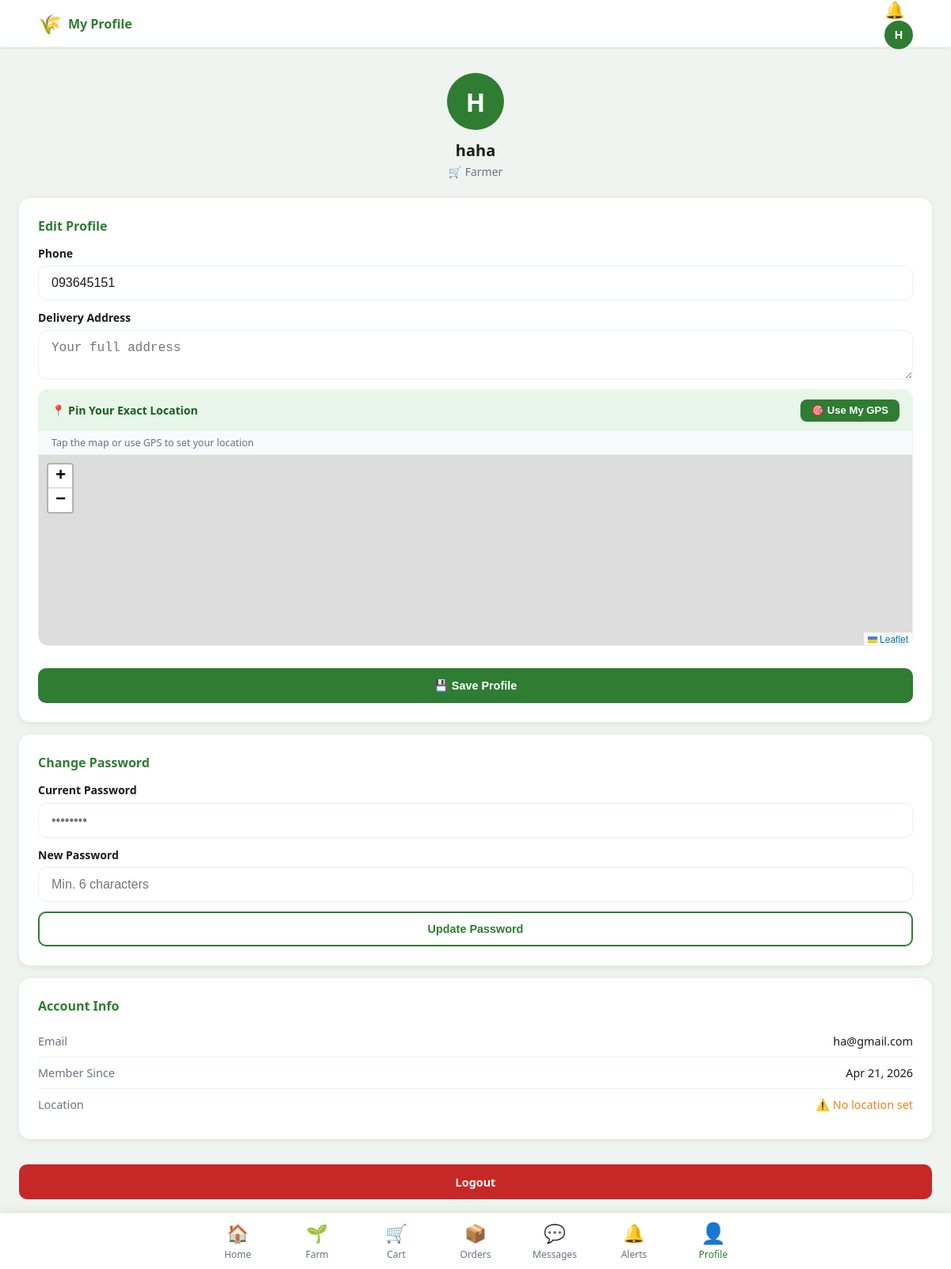
The page /buyer/profile (signed in) on the database its author committed.
### tables this page shows
CREATE TABLE users (
    id              INTEGER PRIMARY KEY AUTOINCREMENT,
    full_name       TEXT    NOT NULL,
    email           TEXT    NOT NULL UNIQUE,
    password_hash   TEXT    NOT NULL,
    role            TEXT    NOT NULL DEFAULT 'buyer' CHECK(role IN ('admin','farmer','buyer','driver')),
    phone           TEXT,
    address         TEXT,
    lat             REAL,
    lng             REAL,
    profile_photo   TEXT,
    is_approved     INTEGER NOT NULL DEFAULT 0,
    is_active       INTEGER NOT NULL DEFAULT 1,
    created_at      TEXT    DEFAULT (datetime('now','localtime'))
);

### routes/buyer.py (the view, shortened to what this page needs)
@buyer_bp.route('/profile', methods=['GET', 'POST'])
@login_required
def profile():
    user = query("SELECT * FROM users WHERE id=?", (current_user.id,), fetchone=True)
    return render_template('buyer/profile.html', user=user)

### db.py (called while the page is built)
def get_db():
    if 'db' not in g:
        db = sqlite3.connect(DB_PATH)
        db.row_factory = sqlite3.Row   # dict-like rows
        db.execute("PRAGMA journal_mode=WAL")
        db.execute("PRAGMA foreign_keys=ON")
        g.db = db
    return g.db

def query(sql, params=None, fetchone=False, fetchall=False, commit=False):
    sql = sql.replace('%s', '?')
    db  = get_db()
    cur = db.execute(sql, params or ())
    result = None
    if fetchone:
        row = cur.fetchone()
        result = dict(row) if row else None
    elif fetchall:
        rows = cur.fetchall()
        result = [dict(r) for r in rows]
    if commit:
        db.commit()
        result = cur.lastrowid
    return result

### extensions.py (called while the page is built)
@login_manager.user_loader
def load_user(uid):
    row = query('SELECT * FROM users WHERE id=%s', (uid,), fetchone=True)
    return User(row) if row else None

    @property
    def is_authenticated(self): return True

### templates/buyer/profile.html (shortened to what this page needs)
{% extends 'base.html' %}
{% block page_title %}My Profile{% endblock %}
{% block content %}
<div class="profile-header">
  <div class="profile-avatar">{{ current_user.full_name[0].upper() }}</div>
  <div class="profile-name">{{ current_user.full_name }}</div>
  <div class="profile-role">🛒 {{ current_user.role|capitalize }}</div>
</div>
<div class="info-card">
  <h3>Edit Profile</h3>
  <form method="post">
    <div class="field"><label>Phone</label>
      <input type="tel" name="phone" value="{{ user.phone or '' }}" placeholder="09XXXXXXXXX">
    </div>
    <div class="field"><label>Delivery Address</label>
      <textarea name="address" id="address" rows="2" placeholder="Your full address">{{ user.address or '' }}</textarea>
    </div>
    {% with lat_field='lat', lng_field='lng', addr_field='address', saved_lat=user.lat, saved_lng=user.lng %}
      {% include 'shared/location_picker.html' %}
    {% endwith %}
    <button type="submit" class="btn btn-primary btn-full" style="margin-top:1rem">💾 Save Profile</button>
  </form>
</div>
<div class="info-card">
  <h3>Change Password</h3>
  <form method="post" action="{{ url_for('buyer.change_password') }}">
    <div class="field"><label>Current Password</label>
      <input type="password" name="current_password" required placeholder="••••••••">
    </div>
    <div class="field"><label>New Password</label>
      <input type="password" name="new_password" required placeholder="Min. 6 characters" minlength="6">
    </div>
    <button type="submit" class="btn btn-outline btn-full">Update Password</button>
  </form>
</div>
<div class="info-card">
  <h3>Account Info</h3>
  <div class="info-row"><span>Email</span><span>{{ user.email }}</span></div>
  <div class="info-row"><span>Member Since</span><span>{{ user.created_at|dt('%b %d, %Y') }}</span></div>
  {% if user.lat and user.lng %}
  <div class="info-row"><span>Location</span><span class="lp-saved-badge">📍 Exact location saved</span></div>
  {% else %}
  <div class="info-row"><span>Location</span><span style="color:#F57F17">⚠️ No location set</span></div>
  {% endif %}
</div>
<a href="{{ url_for('auth.logout') }}" class="btn btn-danger btn-full" style="margin:1rem 0">Logout</a>
{% endblock %}

### templates/base.html (shortened to what this page needs)
<!DOCTYPE html>
<html lang="en">
<head>
<link rel="stylesheet" href="{{ url_for('static', filename='css/app.css') }}">
</head>
<body class="role-{{ current_user.role if current_user.is_authenticated else 'guest' }}">
{% if current_user.is_authenticated %}
<header class="app-bar">
  <div class="app-bar-left">
    {% block app_bar_left %}
    <span class="app-logo">🌾</span>
    <span class="app-title">{% block page_title %}AgriMarket{% endblock %}</span>
    {% endblock %}
  </div>
  <div class="app-bar-right">
    <a href="{{ url_for('notif.index') }}" class="notif-icon" id="notifIcon">
    </a>
    <div class="avatar-btn" onclick="toggleMenu()">
      {{ current_user.full_name[0].upper() }}
    </div>
  </div>
</header>
<main class="page-content {% block content_class %}{% endblock %}">
  {% block content %}{% endblock %}
</main>
{% block bottom_nav %}
<nav class="bottom-nav">
  {% if current_user.role in ('buyer','farmer') %}
  <a href="{{ url_for('buyer.home') }}" class="bnav-item {% if request.endpoint == 'buyer.home' %}active{% endif %}">
    <span class="bnav-icon">🏠</span><span class="bnav-label">Home</span>
  </a>
  {% if current_user.role == 'farmer' %}
  <a href="{{ url_for('farmer.dashboard') }}" class="bnav-item {% if 'farmer' in request.endpoint %}active{% endif %}">
    <span class="bnav-icon">🌱</span><span class="bnav-label">Farm</span>
  </a>
  {% endif %}
  <a href="{{ url_for('buyer.cart') }}" class="bnav-item {% if request.endpoint == 'buyer.cart' %}active{% endif %}">
    <span class="bnav-icon">🛒</span><span class="bnav-label">Cart</span>
  </a>
  <a href="{{ url_for('buyer.orders') }}" class="bnav-item {% if request.endpoint in ('buyer.orders','buyer.order_detail') %}active{% endif %}">
    <span class="bnav-icon">📦</span><span class="bnav-label">Orders</span>
  </a>
  <a href="{{ url_for('msg.inbox') }}" class="bnav-item {% if 'msg.' in request.endpoint %}active{% endif %}" style="position:relative">
    <span class="bnav-icon">💬</span><span class="bnav-label">Messages</span>
  </a>
  <a href="{{ url_for('notif.index') }}" class="bnav-item {% if request.endpoint == 'notif.index' %}active{% endif %}">
    <span class="bnav-icon">🔔</span><span class="bnav-label">Alerts</span>
  </a>
  <a href="{{ url_for('buyer.profile') }}" class="bnav-item {% if request.endpoint == 'buyer.profile' %}active{% endif %}">
    <span class="bnav-icon">👤</span><span class="bnav-label">Profile</span>
  </a>
  {% endif %}
</nav>
{% endblock %}
{% else %}
<main class="auth-page">{% block auth_content %}{% endblock %}</main>
{% endif %}
</body>
</html>

### rows shown on the page
users: full_name "H", full_name "haha", role "Farmer", phone "093645151", email "ha@gmail.com", created_at|dt "Apr 21, 2026"
